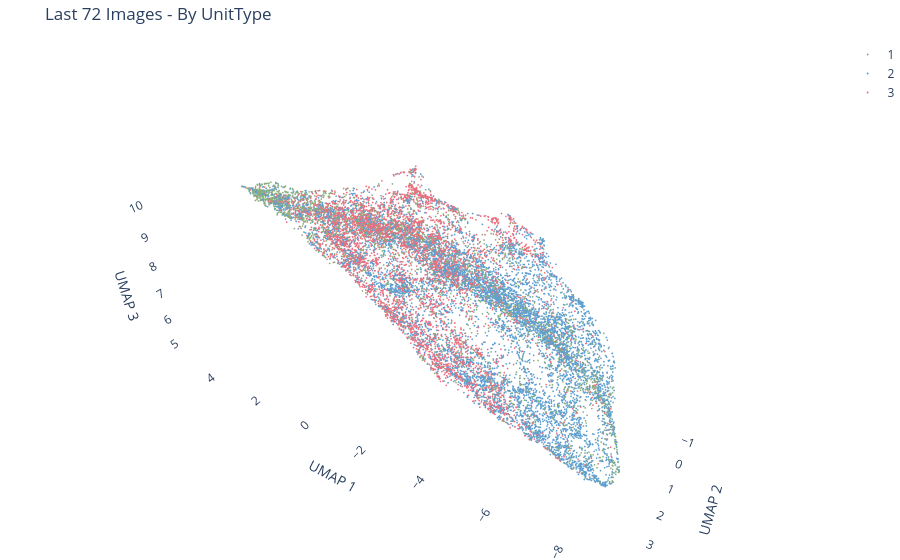
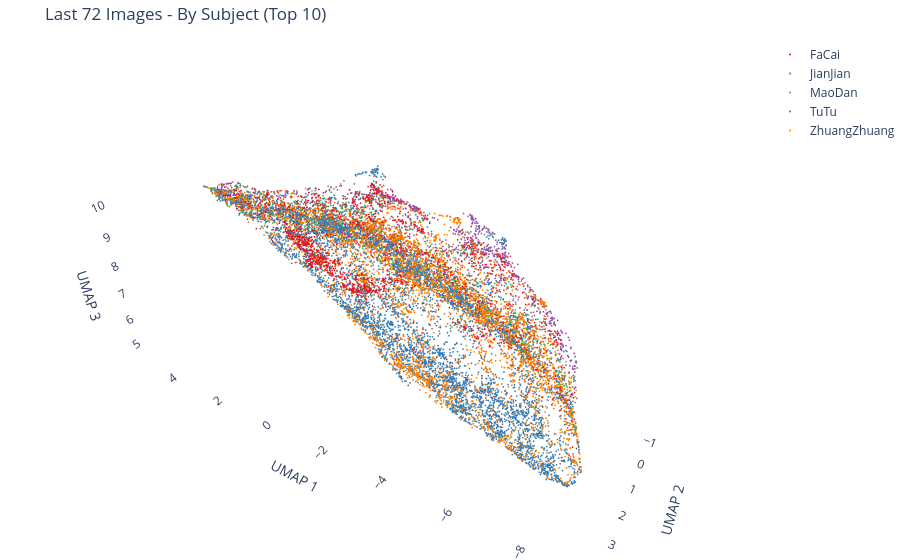
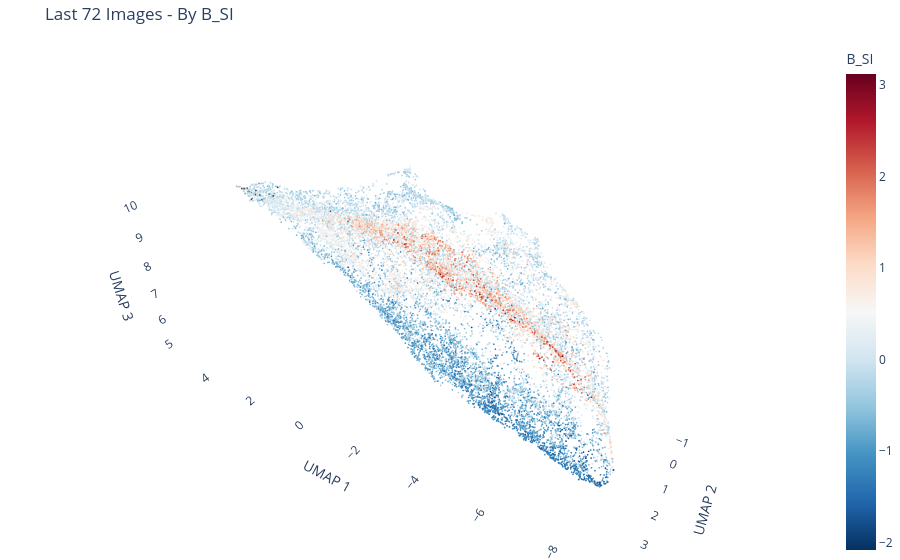
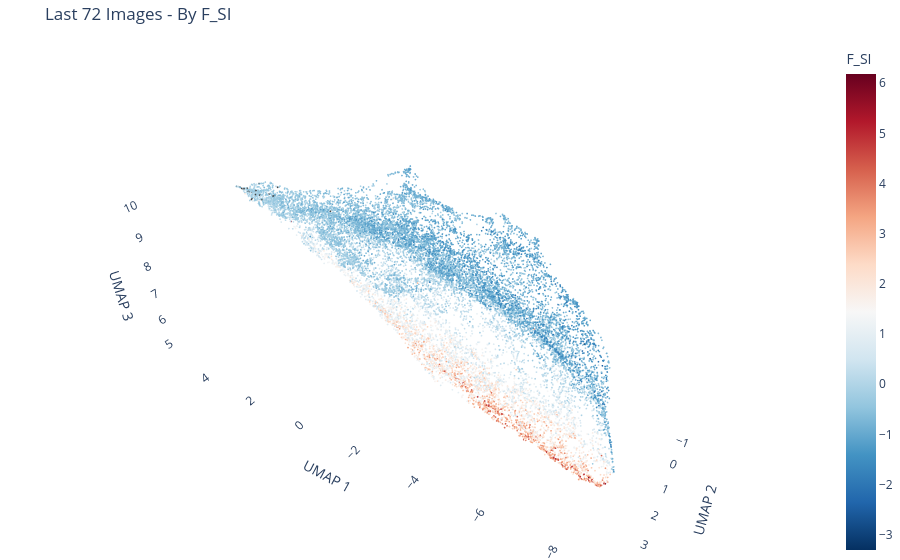

These figures' notebook cell, in order:
### Code cell
# 绘制后72张的3D UMAP图（用 Plotly 分别绘制 6 个可交互 3D 图）
x2, y2, z2 = responses_umap_72[:, 0], responses_umap_72[:, 1], responses_umap_72[:, 2]
unit_types = unit_info['UnitType'].values
subjects = unit_info['subject'].values
areas = unit_info['AREALABEL'].values
colors_tab10 = px.colors.qualitative.Set1
colors_set2 = px.colors.qualitative.Set2

scene_white = dict(
    xaxis_title='UMAP 1', yaxis_title='UMAP 2', zaxis_title='UMAP 3',
    bgcolor='white',
    xaxis=dict(backgroundcolor='white', showgrid=False, zeroline=False),
    yaxis=dict(backgroundcolor='white', showgrid=False, zeroline=False),
    zaxis=dict(backgroundcolor='white', showgrid=False, zeroline=False),
    camera=dict(
        eye=dict(x=-1, y=1.6, z=1.3),
        center=dict(x=0, y=0, z=0),
        up=dict(x=0, y=0, z=1)
    )
)
layout_white = dict(paper_bgcolor='white', plot_bgcolor='white', margin=dict(l=0, r=0, b=0, t=40))

fig_ut = go.Figure()
for i, utype in enumerate(np.unique(unit_types)):
    mask = unit_types == utype
    fig_ut.add_trace(go.Scatter3d(
        x=x2[mask], y=y2[mask], z=z2[mask],
        mode='markers', name=str(utype),
        marker=dict(size=1, opacity=1, color=['#8AB07C','#5E9FD1','#EC6F7E'][i])
    ))
fig_ut.update_layout(title='Last 72 Images - By UnitType', scene=scene_white, **layout_white)
fig_ut.show()

fig_sub = go.Figure()
unique_subjects = np.unique(subjects)[:10]
for i, subj in enumerate(unique_subjects):
    mask = subjects == subj
    fig_sub.add_trace(go.Scatter3d(
        x=x2[mask], y=y2[mask], z=z2[mask],
        mode='markers', name=str(subj),
        marker=dict(size=1, opacity=1, color=colors_tab10[i % len(colors_tab10)])
    ))
fig_sub.update_layout(title='Last 72 Images - By Subject (Top 10)', scene=scene_white, **layout_white)
fig_sub.show()

if 'B_SI' in unit_info.columns:
    b_si = unit_info['B_SI'].values
    fig_bsi = go.Figure(data=[go.Scatter3d(
        x=x2, y=y2, z=z2,
        mode='markers',
        marker=dict(size=1, opacity=1, color=b_si, colorscale='RdBu_r', colorbar=dict(title='B_SI'))
    )])
    fig_bsi.update_layout(title='Last 72 Images - By B_SI', scene=scene_white, **layout_white)
    fig_bsi.show()

if 'F_SI' in unit_info.columns:
    f_si = unit_info['F_SI'].values
    fig_fsi = go.Figure(data=[go.Scatter3d(
        x=x2, y=y2, z=z2,
        mode='markers',
        marker=dict(size=1, opacity=1, color=f_si, colorscale='RdBu_r', colorbar=dict(title='F_SI'))
    )])
    fig_fsi.update_layout(title='Last 72 Images - By F_SI', scene=scene_white, **layout_white)
    fig_fsi.show()

if 'O_SI' in unit_info.columns:
    o_si = unit_info['O_SI'].values
    fig_osi = go.Figure(data=[go.Scatter3d(
        x=x2, y=y2, z=z2,
        mode='markers',
        marker=dict(size=1, opacity=1, color=o_si, colorscale='RdBu_r', colorbar=dict(title='O_SI'))
    )])
    fig_osi.update_layout(title='Last 72 Images - By O_SI', scene=scene_white, **layout_white)
    fig_osi.show()

fig_mfr72 = go.Figure(data=[go.Scatter3d(
    x=x2, y=y2, z=z2,
    mode='markers',
    marker=dict(size=1, opacity=1, color=mean_firing_rate, colorscale='RdBu_r', colorbar=dict(title='mean_firing_rate'))
)])
fig_mfr72.update_layout(title='Last 72 Images - By mean_firing_rate', scene=scene_white, **layout_white)
fig_mfr72.show()

if all(c in unit_info.columns for c in ['Body_selectivity', 'Face_selectivity', 'Object_selectivity']):
    color_sel_none = 'lightgray'
    color_sel_multi = 'orange'
    color_sel_body = '#8AB07C'
    color_sel_face = '#5E9FD1'
    color_sel_object = '#EC6F7E'
    B = unit_info['Body_selectivity'].values
    F = unit_info['Face_selectivity'].values
    O = unit_info['Object_selectivity'].values
    n_sel = B + F + O
    mask_none = n_sel == 0
    mask_multi = n_sel >= 2
    mask_body = (B == 1) & (F == 0) & (O == 0)
    mask_face = (F == 1) & (B == 0) & (O == 0)
    mask_object = (O == 1) & (B == 0) & (F == 0)
    fig_sel = go.Figure()
    fig_sel.add_trace(go.Scatter3d(x=x2[mask_none], y=y2[mask_none], z=z2[mask_none], mode='markers', name='无选择性', marker=dict(size=1, opacity=1, color=color_sel_none)))
    fig_sel.add_trace(go.Scatter3d(x=x2[mask_multi], y=y2[mask_multi], z=z2[mask_multi], mode='markers', name='2种及以上', marker=dict(size=1, opacity=1, color=color_sel_multi)))
    if mask_body.any():
        fig_sel.add_trace(go.Scatter3d(x=x2[mask_body], y=y2[mask_body], z=z2[mask_body], mode='markers', name='仅Body', marker=dict(size=1, opacity=1, color=color_sel_body)))
    if mask_face.any():
        fig_sel.add_trace(go.Scatter3d(x=x2[mask_face], y=y2[mask_face], z=z2[mask_face], mode='markers', name='仅Face', marker=dict(size=1, opacity=1, color=color_sel_face)))
    if mask_object.any():
        fig_sel.add_trace(go.Scatter3d(x=x2[mask_object], y=y2[mask_object], z=z2[mask_object], mode='markers', name='仅Object', marker=dict(size=1, opacity=1, color=color_sel_object)))
    fig_sel.update_layout(title='Last 72 Images - Selectivity (Body/Face/Object)', scene=scene_white, **layout_white)
    fig_sel.show()

import os
out_dir = '/media/ubuntu/sda/TrippleN/customize/aggregate_response/figure'
os.makedirs(out_dir, exist_ok=True)
fig_ut.write_html(os.path.join(out_dir, 'umap3d_last_72_unittype.html'))
fig_sub.write_html(os.path.join(out_dir, 'umap3d_last_72_subject.html'))
if 'B_SI' in unit_info.columns:
    fig_bsi.write_html(os.path.join(out_dir, 'umap3d_last_72_B_SI.html'))
if 'F_SI' in unit_info.columns:
    fig_fsi.write_html(os.path.join(out_dir, 'umap3d_last_72_F_SI.html'))
if 'O_SI' in unit_info.columns:
    fig_osi.write_html(os.path.join(out_dir, 'umap3d_last_72_O_SI.html'))
fig_mfr72.write_html(os.path.join(out_dir, 'umap3d_last_72_mean_firing_rate.html'))
if all(c in unit_info.columns for c in ['Body_selectivity', 'Face_selectivity', 'Object_selectivity']):
    fig_sel.write_html(os.path.join(out_dir, 'umap3d_last_72_selectivity.html'))
print(f"已保存至 {out_dir}")

### Figure 1 — Plotly figure (JSON) as saved in the notebook; plotly's stock layout.template omitted (floating-point values rounded to 4 significant figures; data arrays with more than 128 entries replaced by an {"elided": "..."} marker saying what was removed)
{"data": [{"marker": {"color": "#8AB07C", "opacity": 1, "size": 1}, "mode": "markers", "name": "1", "type": "scatter3d", "x": {"elided": "2932 float values"}, "y": {"elided": "2932 float values"}, "z": {"elided": "2932 float values"}}, {"marker": {"color": "#5E9FD1", "opacity": 1, "size": 1}, "mode": "markers", "name": "2", "type": "scatter3d", "x": {"elided": "7663 float values"}, "y": {"elided": "7663 float values"}, "z": {"elided": "7663 float values"}}, {"marker": {"color": "#EC6F7E", "opacity": 1, "size": 1}, "mode": "markers", "name": "3", "type": "scatter3d", "x": {"elided": "5057 float values"}, "y": {"elided": "5057 float values"}, "z": {"elided": "5057 float values"}}], "layout": {"margin": {"b": 0, "l": 0, "r": 0, "t": 40}, "paper_bgcolor": "white", "plot_bgcolor": "white", "scene": {"bgcolor": "white", "camera": {"center": {"x": 0, "y": 0, "z": 0}, "eye": {"x": -1, "y": 1.6, "z": 1.3}, "up": {"x": 0, "y": 0, "z": 1}}, "xaxis": {"backgroundcolor": "white", "showgrid": false, "title": {"text": "UMAP 1"}, "zeroline": false}, "yaxis": {"backgroundcolor": "white", "showgrid": false, "title": {"text": "UMAP 2"}, "zeroline": false}, "zaxis": {"backgroundcolor": "white", "showgrid": false, "title": {"text": "UMAP 3"}, "zeroline": false}}, "title": {"text": "Last 72 Images - By UnitType"}}}

### Figure 2 — Plotly figure (JSON) as saved in the notebook; plotly's stock layout.template omitted (floating-point values rounded to 4 significant figures; data arrays with more than 128 entries replaced by an {"elided": "..."} marker saying what was removed)
{"data": [{"marker": {"color": "rgb(228,26,28)", "opacity": 1, "size": 1}, "mode": "markers", "name": "FaCai", "type": "scatter3d", "x": {"elided": "2499 float values"}, "y": {"elided": "2499 float values"}, "z": {"elided": "2499 float values"}}, {"marker": {"color": "rgb(55,126,184)", "opacity": 1, "size": 1}, "mode": "markers", "name": "JianJian", "type": "scatter3d", "x": {"elided": "6167 float values"}, "y": {"elided": "6167 float values"}, "z": {"elided": "6167 float values"}}, {"marker": {"color": "rgb(77,175,74)", "opacity": 1, "size": 1}, "mode": "markers", "name": "MaoDan", "type": "scatter3d", "x": {"elided": "1112 float values"}, "y": {"elided": "1112 float values"}, "z": {"elided": "1112 float values"}}, {"marker": {"color": "rgb(152,78,163)", "opacity": 1, "size": 1}, "mode": "markers", "name": "TuTu", "type": "scatter3d", "x": {"elided": "856 float values"}, "y": {"elided": "856 float values"}, "z": {"elided": "856 float values"}}, {"marker": {"color": "rgb(255,127,0)", "opacity": 1, "size": 1}, "mode": "markers", "name": "ZhuangZhuang", "type": "scatter3d", "x": {"elided": "5018 float values"}, "y": {"elided": "5018 float values"}, "z": {"elided": "5018 float values"}}], "layout": {"margin": {"b": 0, "l": 0, "r": 0, "t": 40}, "paper_bgcolor": "white", "plot_bgcolor": "white", "scene": {"bgcolor": "white", "camera": {"center": {"x": 0, "y": 0, "z": 0}, "eye": {"x": -1, "y": 1.6, "z": 1.3}, "up": {"x": 0, "y": 0, "z": 1}}, "xaxis": {"backgroundcolor": "white", "showgrid": false, "title": {"text": "UMAP 1"}, "zeroline": false}, "yaxis": {"backgroundcolor": "white", "showgrid": false, "title": {"text": "UMAP 2"}, "zeroline": false}, "zaxis": {"backgroundcolor": "white", "showgrid": false, "title": {"text": "UMAP 3"}, "zeroline": false}}, "title": {"text": "Last 72 Images - By Subject (Top 10)"}}}

### Figure 3 — Plotly figure (JSON) as saved in the notebook; plotly's stock layout.template omitted (floating-point values rounded to 4 significant figures; data arrays with more than 128 entries replaced by an {"elided": "..."} marker saying what was removed)
{"data": [{"marker": {"color": {"elided": "15652 float values"}, "colorbar": {"title": {"text": "B_SI"}}, "colorscale": [[0, "rgb(5,48,97)"], [0.1, "rgb(33,102,172)"], [0.2, "rgb(67,147,195)"], [0.3, "rgb(146,197,222)"], [0.4, "rgb(209,229,240)"], [0.5, "rgb(247,247,247)"], [0.6, "rgb(253,219,199)"], [0.7, "rgb(244,165,130)"], [0.8, "rgb(214,96,77)"], [0.9, "rgb(178,24,43)"], [1, "rgb(103,0,31)"]], "opacity": 1, "size": 1}, "mode": "markers", "type": "scatter3d", "x": {"elided": "15652 float values"}, "y": {"elided": "15652 float values"}, "z": {"elided": "15652 float values"}}], "layout": {"margin": {"b": 0, "l": 0, "r": 0, "t": 40}, "paper_bgcolor": "white", "plot_bgcolor": "white", "scene": {"bgcolor": "white", "camera": {"center": {"x": 0, "y": 0, "z": 0}, "eye": {"x": -1, "y": 1.6, "z": 1.3}, "up": {"x": 0, "y": 0, "z": 1}}, "xaxis": {"backgroundcolor": "white", "showgrid": false, "title": {"text": "UMAP 1"}, "zeroline": false}, "yaxis": {"backgroundcolor": "white", "showgrid": false, "title": {"text": "UMAP 2"}, "zeroline": false}, "zaxis": {"backgroundcolor": "white", "showgrid": false, "title": {"text": "UMAP 3"}, "zeroline": false}}, "title": {"text": "Last 72 Images - By B_SI"}}}

### Figure 4 — Plotly figure (JSON) as saved in the notebook; plotly's stock layout.template omitted (floating-point values rounded to 4 significant figures; data arrays with more than 128 entries replaced by an {"elided": "..."} marker saying what was removed)
{"data": [{"marker": {"color": {"elided": "15652 float values"}, "colorbar": {"title": {"text": "F_SI"}}, "colorscale": [[0, "rgb(5,48,97)"], [0.1, "rgb(33,102,172)"], [0.2, "rgb(67,147,195)"], [0.3, "rgb(146,197,222)"], [0.4, "rgb(209,229,240)"], [0.5, "rgb(247,247,247)"], [0.6, "rgb(253,219,199)"], [0.7, "rgb(244,165,130)"], [0.8, "rgb(214,96,77)"], [0.9, "rgb(178,24,43)"], [1, "rgb(103,0,31)"]], "opacity": 1, "size": 1}, "mode": "markers", "type": "scatter3d", "x": {"elided": "15652 float values"}, "y": {"elided": "15652 float values"}, "z": {"elided": "15652 float values"}}], "layout": {"margin": {"b": 0, "l": 0, "r": 0, "t": 40}, "paper_bgcolor": "white", "plot_bgcolor": "white", "scene": {"bgcolor": "white", "camera": {"center": {"x": 0, "y": 0, "z": 0}, "eye": {"x": -1, "y": 1.6, "z": 1.3}, "up": {"x": 0, "y": 0, "z": 1}}, "xaxis": {"backgroundcolor": "white", "showgrid": false, "title": {"text": "UMAP 1"}, "zeroline": false}, "yaxis": {"backgroundcolor": "white", "showgrid": false, "title": {"text": "UMAP 2"}, "zeroline": false}, "zaxis": {"backgroundcolor": "white", "showgrid": false, "title": {"text": "UMAP 3"}, "zeroline": false}}, "title": {"text": "Last 72 Images - By F_SI"}}}
